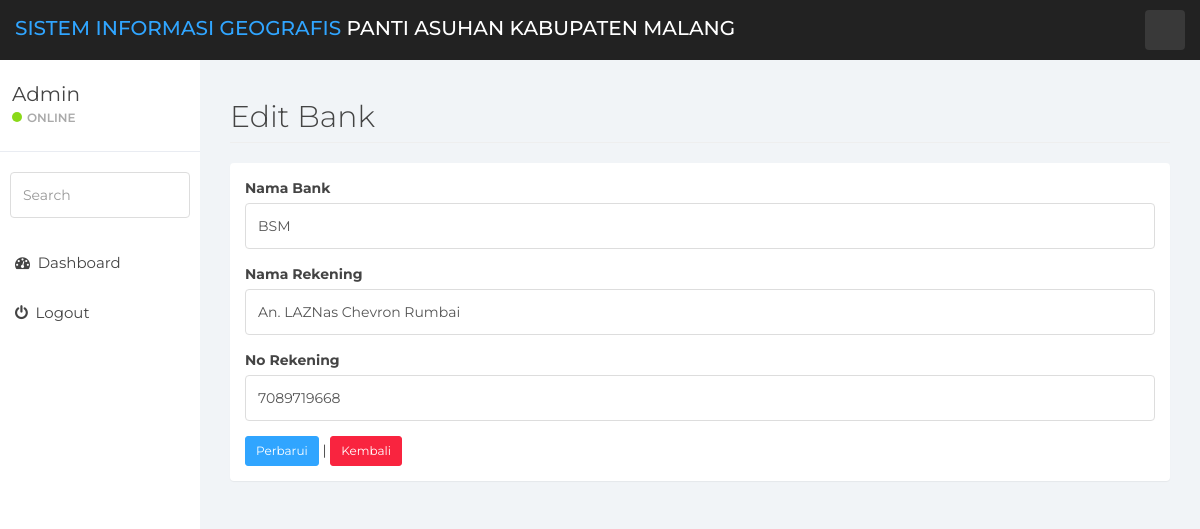
/bank/edit/3, run on an earlier commit of the app's database.
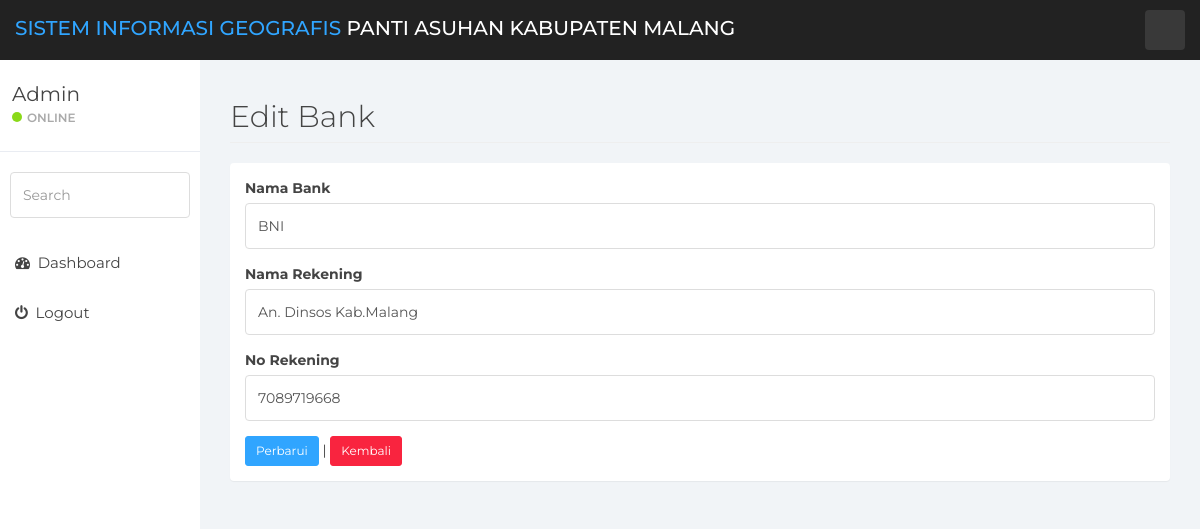
And on a later commit of the database.
### tables this page shows
CREATE TABLE `bank` (
  `id_bank` int(11) NOT NULL,
  `nama_bank` varchar(15) NOT NULL,
  `nama_rek` varchar(25) NOT NULL,
  `no_rek` varchar(20) NOT NULL
);

### application/libraries/Template.php (called while the page is built)
<?php if ( ! defined('BASEPATH')) exit('No direct script access allowed');
class Template {
		var $template_data = array();
		function set($name, $value)
		{
			$this->template_data[$name] = $value;
		}
		function load($template = '', $view = '' , $view_data = array(), $return = FALSE)
		{
			$this->CI =& get_instance();
			$this->set('contents', $this->CI->load->view($view, $view_data, TRUE));
			return $this->CI->load->view($template, $this->template_data, $return);
		}
}

### application/controllers/Bank.php (called while the page is built, shortened)
<?php
class Bank extends CI_Controller{
    function edit()
    {
        if(isset($_POST['submit'])){
            $id=  $this->uri->segment(3);
            $nama_bank    = $this->input->post('nama_bank');
            $nama_rekening = $this->input->post('nama_rek');
            $no_rekening = $this->input->post('no_rek');
            $data           = array('id_bank'=>$id,
                                    'nama_bank'=>$nama_bank,
                                    'nama_rek'=>$nama_rekening,
                                    'no_rek'=>$no_rekening
                                    );
            $this->model_bank->edit($data,$id);
            redirect('bank');
        } else{
            $id=  $this->uri->segment(3);
            $data['record']     =  $this->model_bank->get_one($id)->row_array();
            $this->template->load('template','bank/update_data',$data);
        }
    }
}
  ?>

### index.php (called while the page is built, shortened)
<?php
require_once BASEPATH.'core/CodeIgniter.php';

### application/models/Model_bank.php (called while the page is built, shortened)
<?php
class Model_bank extends CI_Model{
    function get_one($id)
    {
        $param  =   array('id_bank'=>$id);
        return $this->db->get_where('bank',$param);
    }
}
 ?>

### application/views/bank/update_data.php (the view)
<div class="row">
    <div class="col-md-12">
        <h2 class="page-header">
            Edit Bank
        </h2>
    </div>
</div>
<div class="row">
    <div class="col-md-12">
        <div class="panel panel-default">
            <div class="panel-body">
               <form action="<?php site_url('bank/edit/'.$record['id_bank'])?>" method="post">
                    <div class="form-group">
                        <label>Nama Bank</label>
                        <input type="text" name="nama_bank" class="form-control" required value="<?php echo $record['nama_bank']?>">
                    </div>
                    <div class="form-group">
                        <label>Nama Rekening</label>
                        <input type="text" name="nama_rek" class="form-control" required value="<?php echo $record['nama_rek']?>">
                    </div>
                    <div class="form-group">
                        <label>No Rekening</label>
                        <input type="text" name="no_rek" class="form-control" required value="<?php echo $record['no_rek']?>">
                    </div>
                    <button type="submit" name="submit" class="btn btn-primary btn-sm">Perbarui</button> |
                    <?php echo anchor('Bank','Kembali',array('class'=>'btn btn-danger btn-sm'))?>
               </form>
            </div>
        </div>
    </div>
</div>

What changed in the data, as far as the page shows it:
changed bank: nama_bank "BSM" → "BNI"; nama_rek "An. LAZNas Chevron Rumbai" → "An. Dinsos Kab.Malang"
